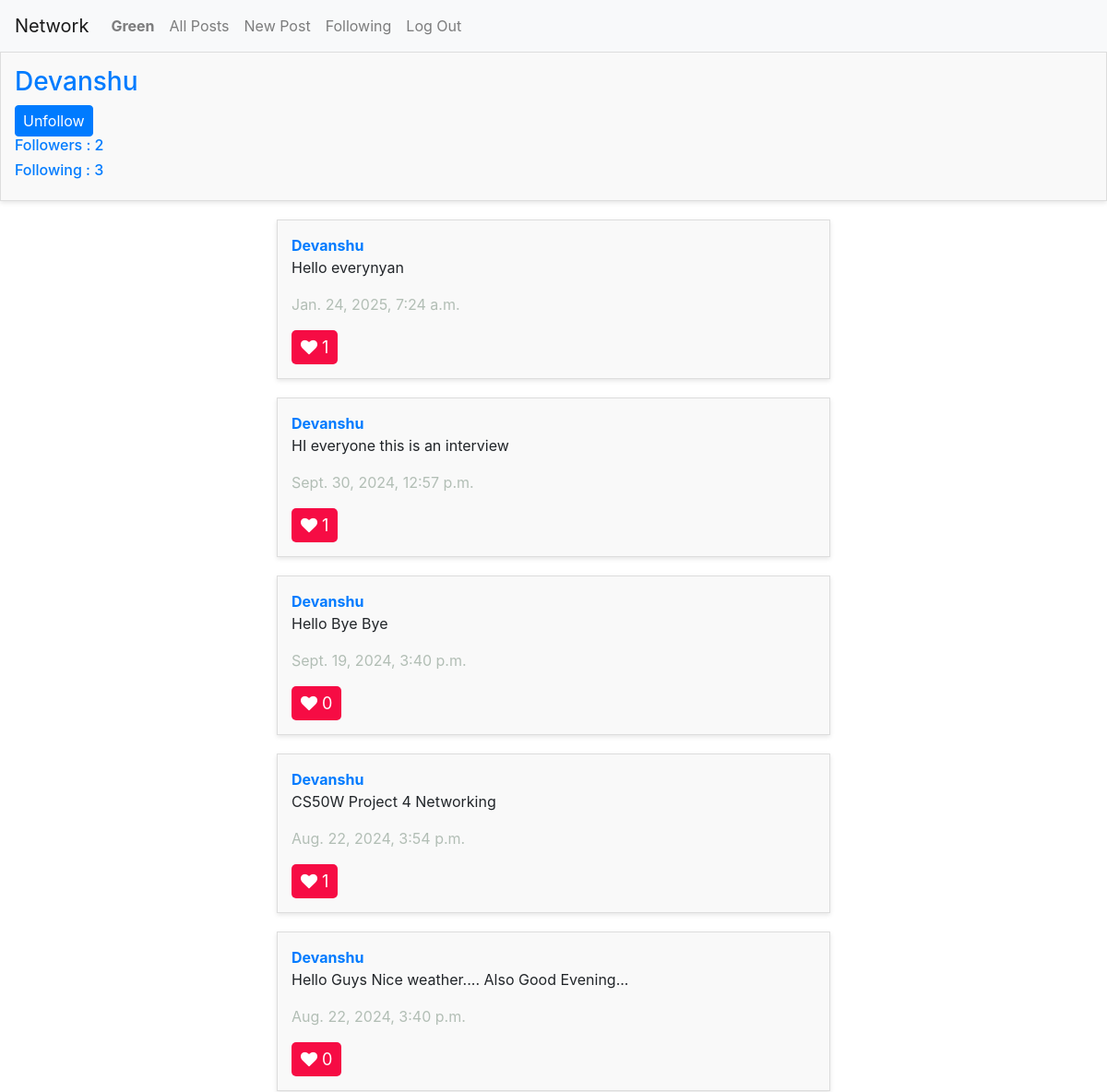
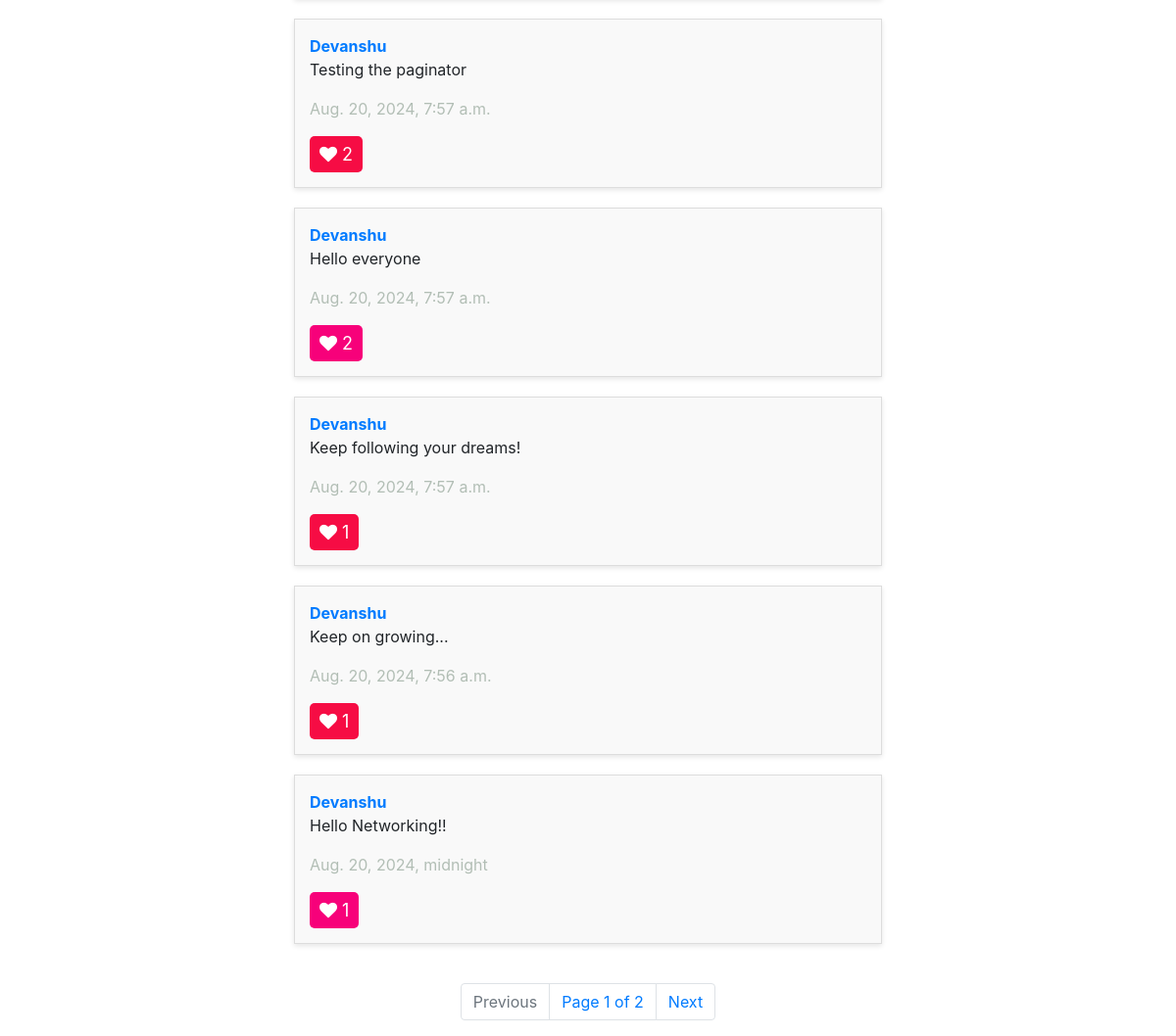
Page /profile/1/ (signed in) on the committed database (2 pictures, top to bottom).
### network/models.py (models this page shows, shortened)
class User(AbstractUser):
    followers = models.IntegerField(blank=True, null=True, default=0)
    following = models.IntegerField(blank=True, null=True, default=0)

class Post(models.Model):
    user = models.ForeignKey(User, on_delete=models.CASCADE, related_name="userpost")
    text = models.TextField()
    likes = models.IntegerField(blank=True, null=True, default =0)
    timestamp = models.DateTimeField(auto_now_add=True)

### network/views.py (the view)
# urls.py: path("profile/<int:user_id>/", views.profile_page, name="profile_page"),
def profile_page(request, user_id):
    profile_user = User.objects.get(pk=user_id)
    current_user = request.user
    posts = Post.objects.filter(user=profile_user).order_by('-id')
    followers = Following.objects.filter(following = profile_user).count()
    followings = Following.objects.filter(user = profile_user).count()
    is_following = Following.objects.filter(user=current_user, following=profile_user).exists()
    p = Paginator(posts, 10)
    page_number = request.GET.get('page')
    page_obj = p.get_page(page_number)
    try:
        page_obj = p.get_page(page_number)
    except PageNotAnInteger:
        page_obj = p.page(1)
    except EmptyPage:
        page_obj = p.page(p.num_pages)
    if isinstance(request.user, AnonymousUser):
        liked_post_ids = set()
    else:
        liked_posts = Like.objects.filter(user=request.user, like=True).values_list('post_id', flat=True)
        liked_post_ids = set(liked_posts)
    return render(request, 'network/profile.html', {
        "profile":profile_user,
        "posts":page_obj,
        "page_obj":page_obj,
        "is_following":is_following,
        "followers" : followers,
        "followings": followings,
        "liked_post_ids":liked_post_ids
    })

### network/templates/network/profile.html (shortened to what this page needs)
{% extends 'network/layout.html' %}
{% load static %}
{% block body %}
    <div id="post">
        <div id="user">
            <h3>{{ profile }}</h3>
            {% if user.is_authenticated and request.user != profile %}
                <button class="btn btn-primary py-1 px-2 ms-auto" id="followButton">
                    {% if is_following %}
                        Unfollow
                    {% else %}
                        Follow
                    {% endif %}
                </button>
            {% endif %}
            <h6>Followers : {{ followers }}</h6>
            <h6>Following : {{ followings }}</h6>
        </div>
    </div>
    <div id="posts">
        {% for post in page_obj %}
            <div id="post">
                <a href="{% url 'profile_page' user_id=post.user.id %}" id="user"><strong>{{ post.user }}</strong></a>
                <br>
                <div class="editButton-{{ post.id }}" id="edit-text">
                    <p id = "postBody-{{ post.id }}">{{ post.text }}</p>
                </div>
                <p id="timestamp">{{ post.timestamp }}</p>
                <button id="like" data-post-id="{{ post.id }}" class="like-button {% if post.id in liked_post_ids %}liked{% endif %}">
                        <i class="fa fa-heart" style="font-size:18px" ></i>
                     <span class="count" id="like-count-{{ post.id }}">{{ post.likes }}</span>
                     </button>
            </div>
        {% endfor %}
    </div>
    <nav class="Page-navigation">
        <ul class="pagination">
            {% if page_obj.has_previous %}
                <li class="page-item">
                    <a class="page-link" href="?page={{ page_obj.previous_page_number }}" tabindex="-1">Previous</a>
                </li>
            {% else %}
                <li class="page-item disabled">
                    <a class="page-link" tabindex="-1" aria-disabled="true">Previous</a>
                </li>
            {% endif %}
            <li class="page-link">Page {{ page_obj.number }} of {{ page_obj.paginator.num_pages }}</li>
            {% if page_obj.has_next %}
                <li class="page-item">
                    <a class="page-link" href="?page={{ page_obj.next_page_number }}">Next</a>
                </li>
            {% else %}
                <li class="page-item disabled">
                    <a class="page-link" aria-disabled="true">Next</a>
                </li>
            {% endif %}
        </ul>
    </nav>
{% endblock %}

### network/templates/network/layout.html (shortened to what this page needs)
{% load static %}
<!DOCTYPE html>
<html lang="en">
    <head>
        <link rel="stylesheet" href="https://stackpath.bootstrapcdn.com/bootstrap/4.4.1/css/bootstrap.min.css">
        <link href="{% static 'network/styles.css' %}" rel="stylesheet">
        <link rel="stylesheet" href="https://cdnjs.cloudflare.com/ajax/libs/font-awesome/4.7.0/css/font-awesome.min.css">
    </head>
    <body>
        <nav class="navbar navbar-expand-lg navbar-light bg-light">
            <a class="navbar-brand" href="{% url 'index' %}">Network</a>
            <div>
              <ul class="navbar-nav mr-auto">
                {% if user.is_authenticated %}
                    <li class="nav-item">
                        <a class="nav-link" href="{% url 'profile_page' user_id=user.id %}"><strong>{{ user.username }}</strong></a>
                    </li>
                {% endif %}
                <li class="nav-item">
                  <a class="nav-link" href="{% url 'index' %}" id="allposts">All Posts</a>
                </li>
                {% if user.is_authenticated %}
                    <li class="nav-item">
                        <a class="nav-link" href="{% url 'new_post' %}" id="newpost">New Post</a>
                    </li>
                    <li class="nav-item">
                        <a class="nav-link" href="{% url 'following' %}">Following</a>
                    </li>
                    <li class="nav-item">
                        <a class="nav-link" href="{% url 'logout' %}">Log Out</a>
                    </li>
                {% endif %}
              </ul>
            </div>
          </nav>
        <div class="body">
            {% block body %}
            {% endblock %}
        </div>
    </body>
</html>

### network/static/network/styles.css (style rules this page uses)
body { background-image: url("https://images.pexels.com/photos/19670/pexels-photo.jpg?auto=compress&cs=tinysrgb&w=1260&h=750&dpr=2"); background-repeat: no-repeat; background-size: cover; background-position: center; }
#posts { display: flex; flex-direction: column; align-items: center; margin: 20px auto; width: 50%; }
#post { background-color: #f9f9f9; border: 1px solid #ddd; padding: 15px; margin-bottom: 20px; width: 100%; box-shadow: 0px 2px 5px rgba(0, 0, 0, 0.1); transition: transform 0.2s ease; }
#user { color: #007bff; text-decoration: none; }
#timestamp { color:#B2BEB5; }
.Page-navigation { display: flex; flex-direction: column; align-items: center; }
.like-button { border: none; padding-left:10px; padding-right:10px; padding-top:5px; padding-bottom:5px; background-color:#F60C44; color:white; font-size:18px; border-radius:5px; }
.like-button.liked { background-color: #F7017A; }
#edit-text { display: block; }

### rows in the picture
User: username "Green"
User: username "Devanshu"
Post: user "Devanshu", text "Hello everynyan", timestamp "Jan. 24, 2025, 7:24 a.m.", likes "1"
Post: user "Devanshu", text "HI everyone this is an interview", timestamp "Sept. 30, 2024, 12:57 p.m.", likes "1"
Post: user "Devanshu", text "Hello Bye Bye", timestamp "Sept. 19, 2024, 3:40 p.m.", likes "0"
Post: user "Devanshu", text "CS50W Project 4 Networking", timestamp "Aug. 22, 2024, 3:54 p.m.", likes "1"
Post: user "Devanshu", text "Hello Guys Nice weather.... Also Good Evening...", timestamp "Aug. 22, 2024, 3:40 p.m.", likes "0"
Post: user "Devanshu", text "Testing the paginator", timestamp "Aug. 20, 2024, 7:57 a.m.", likes "2"
Post: user "Devanshu", text "Hello everyone", timestamp "Aug. 20, 2024, 7:57 a.m.", likes "2"
Post: user "Devanshu", text "Keep following your dreams!", timestamp "Aug. 20, 2024, 7:57 a.m.", likes "1"
Post: user "Devanshu", text "Keep on growing...", timestamp "Aug. 20, 2024, 7:56 a.m.", likes "1"
Post: user "Devanshu", text "Hello Networking!!", timestamp "Aug. 20, 2024, midnight", likes "1"

### other values in the picture
{{ followers }} "2"
{{ followings }} "3"
{{ page_obj.number }} "1"
{{ page_obj.paginator.num_pages }} "2"
